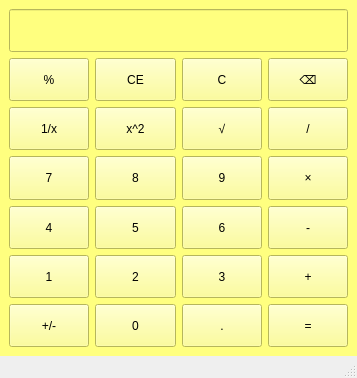
<?xml version="1.0" encoding="UTF-8"?>
<ui version="4.0">
 <class>MainWindow</class>
 <widget class="QMainWindow" name="MainWindow">
  <property name="geometry">
   <rect>
    <x>0</x>
    <y>0</y>
    <width>357</width>
    <height>378</height>
   </rect>
  </property>
  <property name="windowTitle">
   <string>MainWindow</string>
  </property>
  <property name="styleSheet">
   <string notr="true">this-&gt;setStyleSheet(R&quot;(
QMainWindow{
    background-color: #ececec;
}
QLabel#lab_display{
    background-color:#222222;
    color:white;
    font-size:32px;
    padding:12px;
    border-radius:8px;
    text-align:right;
}
QPushButton{
    font-size:18px;
    border-radius:8px;
    border:none;
}
QPushButton#btn_0,#btn_1,#btn_2,#btn_3,#btn_4,#btn_5,#btn_6,#btn_7,#btn_8,#btn_9,#btn_dot{
    background-color:#dddddd;
    color:#222222;
}
QPushButton#btn_0:hover,#btn_1:hover,#btn_2:hover,#btn_3:hover,#btn_4:hover,#btn_5:hover,#btn_6:hover,#btn_7:hover,#btn_8:hover,#btn_9:hover,#btn_dot:hover{
    background-color:#cccccc;
}
QPushButton#btn_add,#btn_sub,#btn_mul,#btn_div,#btn_eq{
    background-color:#ff9500;
    color:white;
}
QPushButton#btn_add:hover,#btn_sub:hover,#btn_mul:hover,#btn_div:hover,#btn_eq:hover{
    background-color:#e68500;
}
QPushButton#btn_clear{
    background-color:#ff3b30;
    color:white;
}
QPushButton#btn_clear:hover{
    background-color:#e03026;
}
)&quot;);
</string>
  </property>
  <widget class="QWidget" name="centralwidget">
   <property name="styleSheet">
    <string notr="true">QWidget {
    background-color: rgb(255, 255, 127);
    font: 15rgb(85, 255, 127)
pt &quot;Microsoft YaHei UI&quot;;qlineargradient(spread:pad, x1:0, y1:0, x2:1, y2:0, stop:0 rgba(0, 0, 0, 255), stop:1 rgba(255, 255, 255, 255))
}
</string>
   </property>
   <layout class="QVBoxLayout" name="verticalLayout">
    <item>
     <layout class="QGridLayout" name="gridLayout">
      <item row="1" column="2">
       <widget class="QPushButton" name="btn_C">
        <property name="sizePolicy">
         <sizepolicy hsizetype="Minimum" vsizetype="Minimum">
          <horstretch>0</horstretch>
          <verstretch>0</verstretch>
         </sizepolicy>
        </property>
        <property name="styleSheet">
         <string notr="true">font: 14pt &quot;Microsoft YaHei UI&quot;;</string>
        </property>
        <property name="text">
         <string>C</string>
        </property>
       </widget>
      </item>
      <item row="3" column="0">
       <widget class="QPushButton" name="btnNum7">
        <property name="sizePolicy">
         <sizepolicy hsizetype="Minimum" vsizetype="Minimum">
          <horstretch>0</horstretch>
          <verstretch>0</verstretch>
         </sizepolicy>
        </property>
        <property name="styleSheet">
         <string notr="true">font: 14pt &quot;Microsoft YaHei UI&quot;;</string>
        </property>
        <property name="text">
         <string>7</string>
        </property>
       </widget>
      </item>
      <item row="5" column="2">
       <widget class="QPushButton" name="btnNum3">
        <property name="sizePolicy">
         <sizepolicy hsizetype="Minimum" vsizetype="Minimum">
          <horstretch>0</horstretch>
          <verstretch>0</verstretch>
         </sizepolicy>
        </property>
        <property name="styleSheet">
         <string notr="true">font: 14pt &quot;Microsoft YaHei UI&quot;;</string>
        </property>
        <property name="text">
         <string>3</string>
        </property>
       </widget>
      </item>
      <item row="4" column="3">
       <widget class="QPushButton" name="btn_sub">
        <property name="sizePolicy">
         <sizepolicy hsizetype="Minimum" vsizetype="Minimum">
          <horstretch>0</horstretch>
          <verstretch>0</verstretch>
         </sizepolicy>
        </property>
        <property name="styleSheet">
         <string notr="true">font: 14pt &quot;Microsoft YaHei UI&quot;;</string>
        </property>
        <property name="text">
         <string>-</string>
        </property>
       </widget>
      </item>
      <item row="2" column="1">
       <widget class="QPushButton" name="btn_square">
        <property name="sizePolicy">
         <sizepolicy hsizetype="Minimum" vsizetype="Minimum">
          <horstretch>0</horstretch>
          <verstretch>0</verstretch>
         </sizepolicy>
        </property>
        <property name="styleSheet">
         <string notr="true">font: 14pt &quot;Microsoft YaHei UI&quot;;</string>
        </property>
        <property name="text">
         <string>x^2</string>
        </property>
       </widget>
      </item>
      <item row="5" column="3">
       <widget class="QPushButton" name="btn_add">
        <property name="sizePolicy">
         <sizepolicy hsizetype="Minimum" vsizetype="Minimum">
          <horstretch>0</horstretch>
          <verstretch>0</verstretch>
         </sizepolicy>
        </property>
        <property name="styleSheet">
         <string notr="true">font: 14pt &quot;Microsoft YaHei UI&quot;;</string>
        </property>
        <property name="text">
         <string>+</string>
        </property>
       </widget>
      </item>
      <item row="1" column="0">
       <widget class="QPushButton" name="btn_percent">
        <property name="sizePolicy">
         <sizepolicy hsizetype="Minimum" vsizetype="Minimum">
          <horstretch>0</horstretch>
          <verstretch>0</verstretch>
         </sizepolicy>
        </property>
        <property name="styleSheet">
         <string notr="true">font: 14pt &quot;Microsoft YaHei UI&quot;;</string>
        </property>
        <property name="text">
         <string>%</string>
        </property>
       </widget>
      </item>
      <item row="4" column="1">
       <widget class="QPushButton" name="btnNum5">
        <property name="sizePolicy">
         <sizepolicy hsizetype="Minimum" vsizetype="Minimum">
          <horstretch>0</horstretch>
          <verstretch>0</verstretch>
         </sizepolicy>
        </property>
        <property name="styleSheet">
         <string notr="true">font: 14pt &quot;Microsoft YaHei UI&quot;;</string>
        </property>
        <property name="text">
         <string>5</string>
        </property>
       </widget>
      </item>
      <item row="5" column="0">
       <widget class="QPushButton" name="btnNum1">
        <property name="sizePolicy">
         <sizepolicy hsizetype="Minimum" vsizetype="Minimum">
          <horstretch>0</horstretch>
          <verstretch>0</verstretch>
         </sizepolicy>
        </property>
        <property name="styleSheet">
         <string notr="true">font: 14pt &quot;Microsoft YaHei UI&quot;;</string>
        </property>
        <property name="text">
         <string>1</string>
        </property>
       </widget>
      </item>
      <item row="6" column="3">
       <widget class="QPushButton" name="btn_eq">
        <property name="sizePolicy">
         <sizepolicy hsizetype="Minimum" vsizetype="Minimum">
          <horstretch>0</horstretch>
          <verstretch>0</verstretch>
         </sizepolicy>
        </property>
        <property name="styleSheet">
         <string notr="true">font: 14pt &quot;Microsoft YaHei UI&quot;;</string>
        </property>
        <property name="text">
         <string>=</string>
        </property>
       </widget>
      </item>
      <item row="2" column="0">
       <widget class="QPushButton" name="btn_reciprocal">
        <property name="sizePolicy">
         <sizepolicy hsizetype="Minimum" vsizetype="Minimum">
          <horstretch>0</horstretch>
          <verstretch>0</verstretch>
         </sizepolicy>
        </property>
        <property name="styleSheet">
         <string notr="true">font: 14pt &quot;Microsoft YaHei UI&quot;;</string>
        </property>
        <property name="text">
         <string>1/x</string>
        </property>
       </widget>
      </item>
      <item row="3" column="1">
       <widget class="QPushButton" name="btnNum8">
        <property name="sizePolicy">
         <sizepolicy hsizetype="Minimum" vsizetype="Minimum">
          <horstretch>0</horstretch>
          <verstretch>0</verstretch>
         </sizepolicy>
        </property>
        <property name="styleSheet">
         <string notr="true">font: 14pt &quot;Microsoft YaHei UI&quot;;</string>
        </property>
        <property name="text">
         <string>8</string>
        </property>
       </widget>
      </item>
      <item row="6" column="1">
       <widget class="QPushButton" name="btnNum0">
        <property name="sizePolicy">
         <sizepolicy hsizetype="Minimum" vsizetype="Minimum">
          <horstretch>0</horstretch>
          <verstretch>0</verstretch>
         </sizepolicy>
        </property>
        <property name="styleSheet">
         <string notr="true">font: 14pt &quot;Microsoft YaHei UI&quot;;</string>
        </property>
        <property name="text">
         <string>0</string>
        </property>
       </widget>
      </item>
      <item row="1" column="3">
       <widget class="QPushButton" name="btn_back">
        <property name="sizePolicy">
         <sizepolicy hsizetype="Minimum" vsizetype="Minimum">
          <horstretch>0</horstretch>
          <verstretch>0</verstretch>
         </sizepolicy>
        </property>
        <property name="styleSheet">
         <string notr="true">font: 14pt &quot;Microsoft YaHei UI&quot;;</string>
        </property>
        <property name="text">
         <string>⌫</string>
        </property>
       </widget>
      </item>
      <item row="2" column="2">
       <widget class="QPushButton" name="btn_sqrt">
        <property name="sizePolicy">
         <sizepolicy hsizetype="Minimum" vsizetype="Minimum">
          <horstretch>0</horstretch>
          <verstretch>0</verstretch>
         </sizepolicy>
        </property>
        <property name="styleSheet">
         <string notr="true">font: 14pt &quot;Microsoft YaHei UI&quot;;</string>
        </property>
        <property name="text">
         <string>√</string>
        </property>
       </widget>
      </item>
      <item row="4" column="2">
       <widget class="QPushButton" name="btnNum6">
        <property name="sizePolicy">
         <sizepolicy hsizetype="Minimum" vsizetype="Minimum">
          <horstretch>0</horstretch>
          <verstretch>0</verstretch>
         </sizepolicy>
        </property>
        <property name="styleSheet">
         <string notr="true">font: 14pt &quot;Microsoft YaHei UI&quot;;</string>
        </property>
        <property name="text">
         <string>6</string>
        </property>
       </widget>
      </item>
      <item row="5" column="1">
       <widget class="QPushButton" name="btnNum2">
        <property name="sizePolicy">
         <sizepolicy hsizetype="Minimum" vsizetype="Minimum">
          <horstretch>0</horstretch>
          <verstretch>0</verstretch>
         </sizepolicy>
        </property>
        <property name="styleSheet">
         <string notr="true">font: 14pt &quot;Microsoft YaHei UI&quot;;</string>
        </property>
        <property name="text">
         <string>2</string>
        </property>
       </widget>
      </item>
      <item row="6" column="0">
       <widget class="QPushButton" name="btn_sign">
        <property name="sizePolicy">
         <sizepolicy hsizetype="Minimum" vsizetype="Minimum">
          <horstretch>0</horstretch>
          <verstretch>0</verstretch>
         </sizepolicy>
        </property>
        <property name="styleSheet">
         <string notr="true">font: 14pt &quot;Microsoft YaHei UI&quot;;</string>
        </property>
        <property name="text">
         <string>+/-</string>
        </property>
       </widget>
      </item>
      <item row="4" column="0">
       <widget class="QPushButton" name="btnNum4">
        <property name="sizePolicy">
         <sizepolicy hsizetype="Minimum" vsizetype="Minimum">
          <horstretch>0</horstretch>
          <verstretch>0</verstretch>
         </sizepolicy>
        </property>
        <property name="styleSheet">
         <string notr="true">font: 14pt &quot;Microsoft YaHei UI&quot;;</string>
        </property>
        <property name="text">
         <string>4</string>
        </property>
       </widget>
      </item>
      <item row="1" column="1">
       <widget class="QPushButton" name="btn_CE">
        <property name="sizePolicy">
         <sizepolicy hsizetype="Minimum" vsizetype="Minimum">
          <horstretch>0</horstretch>
          <verstretch>0</verstretch>
         </sizepolicy>
        </property>
        <property name="styleSheet">
         <string notr="true">font: 14pt &quot;Microsoft YaHei UI&quot;;</string>
        </property>
        <property name="text">
         <string>CE</string>
        </property>
       </widget>
      </item>
      <item row="3" column="2">
       <widget class="QPushButton" name="btnNum9">
        <property name="sizePolicy">
         <sizepolicy hsizetype="Minimum" vsizetype="Minimum">
          <horstretch>0</horstretch>
          <verstretch>0</verstretch>
         </sizepolicy>
        </property>
        <property name="styleSheet">
         <string notr="true">font: 14pt &quot;Microsoft YaHei UI&quot;;</string>
        </property>
        <property name="text">
         <string>9</string>
        </property>
       </widget>
      </item>
      <item row="3" column="3">
       <widget class="QPushButton" name="btn_mul">
        <property name="sizePolicy">
         <sizepolicy hsizetype="Minimum" vsizetype="Minimum">
          <horstretch>0</horstretch>
          <verstretch>0</verstretch>
         </sizepolicy>
        </property>
        <property name="styleSheet">
         <string notr="true">font: 14pt &quot;Microsoft YaHei UI&quot;;</string>
        </property>
        <property name="text">
         <string>×</string>
        </property>
       </widget>
      </item>
      <item row="2" column="3">
       <widget class="QPushButton" name="btn_div">
        <property name="sizePolicy">
         <sizepolicy hsizetype="Minimum" vsizetype="Minimum">
          <horstretch>0</horstretch>
          <verstretch>0</verstretch>
         </sizepolicy>
        </property>
        <property name="styleSheet">
         <string notr="true">font: 14pt &quot;Microsoft YaHei UI&quot;;</string>
        </property>
        <property name="text">
         <string>/</string>
        </property>
       </widget>
      </item>
      <item row="6" column="2">
       <widget class="QPushButton" name="btn_dot">
        <property name="sizePolicy">
         <sizepolicy hsizetype="Minimum" vsizetype="Minimum">
          <horstretch>0</horstretch>
          <verstretch>0</verstretch>
         </sizepolicy>
        </property>
        <property name="styleSheet">
         <string notr="true">font: 14pt &quot;Microsoft YaHei UI&quot;;</string>
        </property>
        <property name="text">
         <string>.</string>
        </property>
       </widget>
      </item>
      <item row="0" column="0" colspan="4">
       <widget class="QLineEdit" name="lbl_display">
        <property name="sizePolicy">
         <sizepolicy hsizetype="Preferred" vsizetype="Preferred">
          <horstretch>0</horstretch>
          <verstretch>0</verstretch>
         </sizepolicy>
        </property>
        <property name="styleSheet">
         <string notr="true">font: 14pt &quot;Microsoft YaHei UI&quot;;</string>
        </property>
       </widget>
      </item>
     </layout>
    </item>
   </layout>
  </widget>
  <widget class="QMenuBar" name="menubar">
   <property name="geometry">
    <rect>
     <x>0</x>
     <y>0</y>
     <width>357</width>
     <height>18</height>
    </rect>
   </property>
  </widget>
  <widget class="QStatusBar" name="statusbar"/>
 </widget>
 <resources/>
 <connections/>
</ui>
